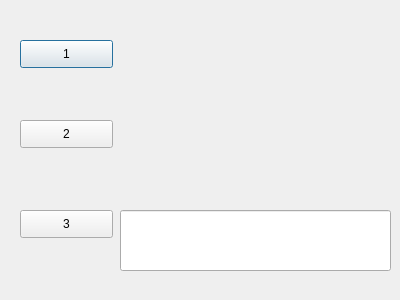
<?xml version="1.0" encoding="UTF-8"?>
<ui version="4.0">
 <class>Dialog</class>
 <widget class="QDialog" name="Dialog">
  <property name="geometry">
   <rect>
    <x>0</x>
    <y>0</y>
    <width>400</width>
    <height>300</height>
   </rect>
  </property>
  <property name="windowTitle">
   <string>Dialog</string>
  </property>
  <widget class="QPushButton" name="pushButton">
   <property name="geometry">
    <rect>
     <x>20</x>
     <y>40</y>
     <width>93</width>
     <height>28</height>
    </rect>
   </property>
   <property name="text">
    <string>1</string>
   </property>
  </widget>
  <widget class="QPushButton" name="pushButton_2">
   <property name="geometry">
    <rect>
     <x>20</x>
     <y>120</y>
     <width>93</width>
     <height>28</height>
    </rect>
   </property>
   <property name="text">
    <string>2</string>
   </property>
  </widget>
  <widget class="QPushButton" name="pushButton_3">
   <property name="geometry">
    <rect>
     <x>20</x>
     <y>210</y>
     <width>93</width>
     <height>28</height>
    </rect>
   </property>
   <property name="text">
    <string>3</string>
   </property>
  </widget>
  <widget class="QLineEdit" name="lineEdit">
   <property name="geometry">
    <rect>
     <x>120</x>
     <y>210</y>
     <width>271</width>
     <height>61</height>
    </rect>
   </property>
  </widget>
 </widget>
 <resources/>
 <connections/>
</ui>
